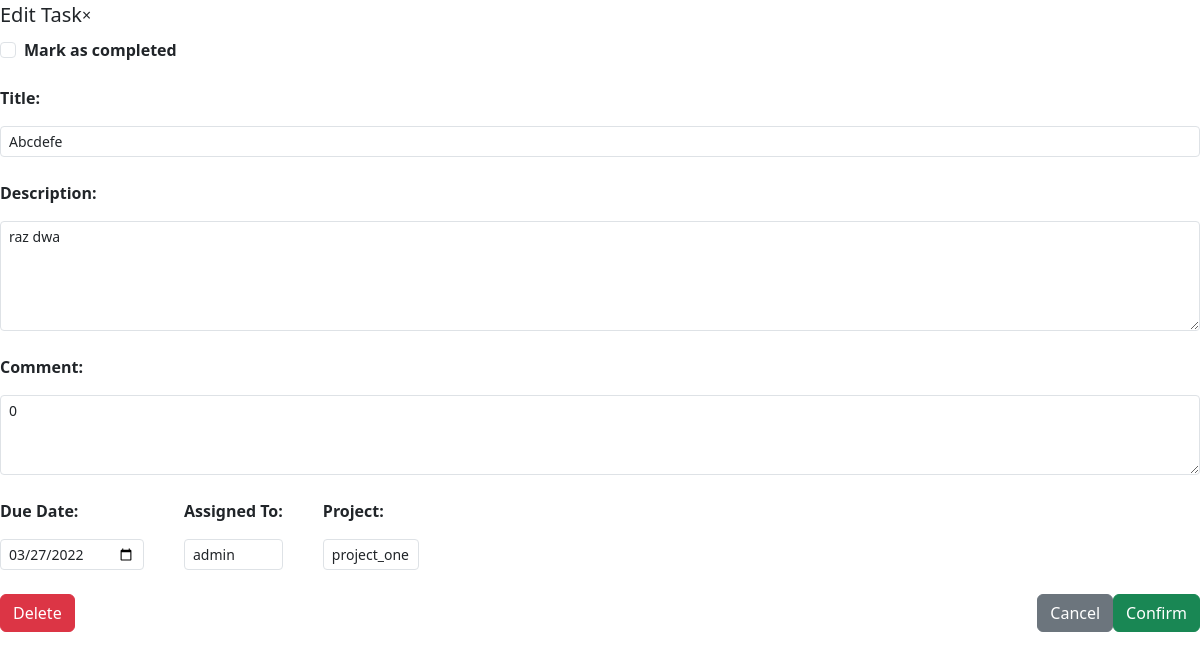
Page /edit_task/2/ (signed in) on the earlier database version.
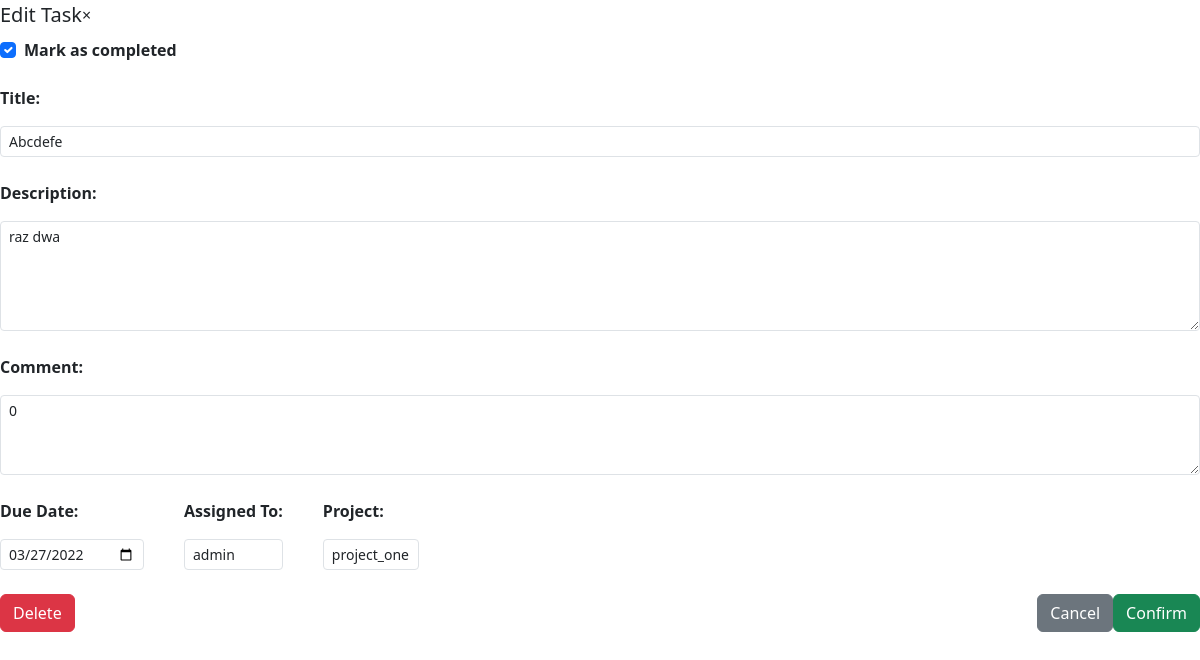
Same page on the later database version.
### todo_apps/models.py (models this page shows, shortened)
class Task(models.Model):
    text_title = models.CharField(max_length=200)
    text_desc = models.TextField(max_length=10000, blank=True, null=True,)
    date_added = models.DateTimeField(auto_now_add=True)
    owner = models.ForeignKey(User, on_delete=models.CASCADE)
    comment = models.TextField(max_length=10000, blank=True, null=True)
    date_due = models.DateField()
    status = models.BooleanField(default=False)
    project = models.ForeignKey(Project, on_delete=models.CASCADE, blank=True, null=True)

### todo_apps/views.py (the view, shortened to what this page needs)
# urls.py: path('edit_task/<int:task_id>/', views.edit_task, name="edit_task"),
@login_required
def edit_task(request, task_id):
    task = Task.objects.get(id=task_id)
    if request.method != 'POST':
        form = TaskForm(instance=task)
    context = {'task': task, "form": form}
    return render(request, 'todo_apps/edit_task.html', context)

### todo_apps/forms.py
class TaskForm(forms.ModelForm):
    class Meta:
        model = Task
        fields = ['text_title', 'text_desc', 'comment', 'date_due', 'owner', 'status', 'project']
        labels = {'text_title': 'Title', 'text_desc': 'Description', 'comment': 'Comment', 'date_due': 'Due date', 'owner': 'Owner', 'status': 'Status', 'project': 'Project'}

### todo_apps/models.py (called while the page is built)
    def __str__(self):
        return self.project_title

### todo_apps/templates/todo_apps/edit_task.html (shortened to what this page needs)
{% load bootstrap5 %}
{% bootstrap_css %}
{% load widget_tweaks %}
    <form hx-post="{% url 'todo_apps:edit_task'  task.id %}">
        <div class="modal-header">
          <h5 class="modal-title">Edit Task</h5>
          <span class="close">&times;</span>
        </div>
        <div class="modal-body overflow-auto pb-4">
          <div class="form-check mt-2">
            <strong>Mark as completed</strong>
            {% render_field form.status|attr:"type:checkbox" class="form-check-input" id="flexCheckDefault" %}
          </div>
            <div class="form-group mt-4">
              <strong>Title: </strong>
              {% render_field form.text_title class="form-control mt-3 form-control-sm" style="max-height: 150px;" %}
            </div>
            <div class="form-group mt-4">
              <strong>Description: </strong>
              {% render_field form.text_desc class="form-control mt-3 form-control-sm" style="max-height: 110px;" %}
            </div>
            <div class="form-group mt-4">
              <strong>Comment: </strong>
              {% render_field form.comment class="form-control mt-3 form-control-sm" style="max-height: 80px;" %}
            </div>
            <div class="d-flex bd-highlight">
            <div class="form-group mt-4 bd-highlight">
              <strong>Due Date: </strong>
              {% render_field form.date_due|attr:"type:date" class="form-control mt-3 form-control-sm" style="max-width: 150px;" %}
            </div>
            <div class="form-group mt-4 bd-highlight" style="margin-left: 2.5rem;">
              <strong>Assigned To: </strong>
              {% render_field form.owner|attr:"select" class="form-control mt-3 form-control-sm" %}
            </div>
            {% if request.user.is_superuser %}
            <div class="form-group mt-4 bd-highlight" style="margin-left: 2.5rem;">
              <strong>Project: </strong>
              {% render_field form.project|attr:"select" class="form-control mt-3 form-control-sm" %}
            </div>
            {% endif %}
            </div>
        </div>
        <div class="modal-footer d-flex bd-highlight">
            <div class="flex-grow-1 bd-highlight">
                <button class="btn btn-danger" id="delete-task" hx-post="{% url 'todo_apps:delete_task' task.id %}">Delete</button>
            </div>
            <div class="bd-highlight">
                <button class="d-inline btn btn-secondary" id="cancel-task">Cancel</button>
            </div>
            <div class="bd-highlight">
                <button class="d-inline btn btn-success" id="save-edit-task" type="submit">Confirm</button>
            </div>
        </div>
      </form>

Differences in the rows shown:
changed Task "Abcdefe": status "☐" → "☑"
